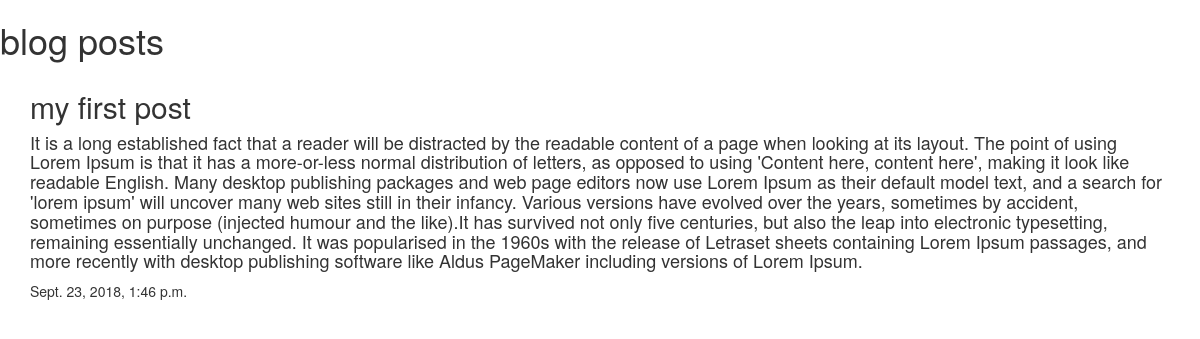
The page /1 on the database its author committed.
### articles/models.py (models this page shows, shortened)
class Article(models.Model):
    title=models.CharField(max_length=100)
    slug=models.SlugField()
    discription=models.TextField()
    date=models.DateTimeField(auto_now_add=True)

### articles/views.py (the view)
# urls.py: path('<id>', post_detail_view, name='post_detail_view'),
def post_detail_view(request,id=None):
    instance=get_object_or_404(Article,id=id)
    context={
        "title" : instance.title,
        "instance":instance
    }
    return render(request, 'articledetail.html', context)

### templates/articledetail.html
{% extends 'base.html' %}
{% block content %}
    <div class="container">
        <div class="row">
            <div class="col-sm-12">
                <div class="details">
                    <h2>{{ instance.title }}</h2>
                    <h4>{{ instance.discription }}<br></h4>
                    <p>{{ instance.date }}</p>
                </div>
            </div>
        </div>
    </div>
{% endblock %}

### rows shown on the page
Article: title "my first post", discription "It is a long established fact that a reader will be distracted by the readable content of a page when looking at its layout. The point of using Lorem Ipsum is that it has a more-or-less normal distribution of letters, as opposed to using 'Content here, content here', making it look like readable English. Many desktop publishing packages and web page editors now use Lorem Ipsum as their default model text, and a search for 'lorem ipsum' will uncover many web sites still in their infancy. Various versions have evolved over the years, sometimes by accident, sometimes on purpose (injected humour and the like).It has survived not only five centuries, but also the leap into electronic…", date "Sept. 23, 2018, 1:46 p.m."
